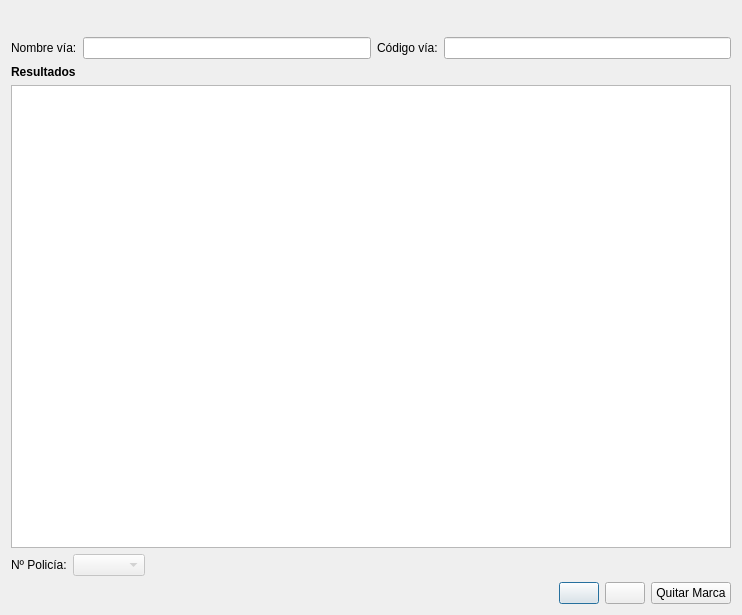
<?xml version="1.0" encoding="UTF-8"?>
<ui version="4.0">
 <class>SigCaceresDialogBase</class>
 <widget class="QDialog" name="SigCaceresDialogBase">
  <property name="geometry">
   <rect>
    <x>0</x>
    <y>0</y>
    <width>740</width>
    <height>615</height>
   </rect>
  </property>
  <property name="windowTitle">
   <string>Búsqueda Calles</string>
  </property>
  <layout class="QVBoxLayout" name="verticalLayout">
   <!-- CABECERA DE LOGOS -->
   <item>
    <layout class="QHBoxLayout" name="horizontalLayout">
     <item>
      <widget class="QLabel" name="label_iconsig">
       <property name="maximumSize">
        <size>
         <width>100</width>
         <height>50</height>
        </size>
       </property>
       <property name="pixmap">
        <pixmap>../../iconos/logo-sig.png</pixmap>
       </property>
       <property name="scaledContents">
        <bool>true</bool>
       </property>
      </widget>
     </item>
     <item>
      <spacer name="horizontalSpacer">
       <property name="orientation">
        <enum>Qt::Horizontal</enum>
       </property>
       <property name="sizeHint" stdset="0">
        <size>
         <width>55</width>
         <height>20</height>
        </size>
       </property>
      </spacer>
     </item>
     <item>
      <widget class="QLabel" name="label_iconayto">
       <property name="maximumSize">
        <size>
         <width>130</width>
         <height>50</height>
        </size>
       </property>
       <property name="pixmap">
        <pixmap>../../iconos/logo-ayto.png</pixmap>
       </property>
       <property name="scaledContents">
        <bool>true</bool>
       </property>
      </widget>
     </item>
    </layout>
   </item>

   <!-- BÚSQUEDA DE CALLES -->
   <item>
    <layout class="QHBoxLayout" name="horizontalLayout_2">
     <item>
      <widget class="QLabel" name="label_3">
       <property name="text">
        <string>Nombre vía:</string>
       </property>
      </widget>
     </item>
     <item>
      <widget class="QLineEdit" name="lineEdit_via">
       <property name="toolTip">
        <string>Nombre vía</string>
       </property>
      </widget>
     </item>
     <item>
      <widget class="QLabel" name="label_2">
       <property name="text">
        <string>Código vía:</string>
       </property>
      </widget>
     </item>
     <item>
      <widget class="QLineEdit" name="lineEdit_codigo">
       <property name="toolTip">
        <string>Código vía</string>
       </property>
      </widget>
     </item>
    </layout>
   </item>

   <!-- RESULTADOS -->
   <item>
    <layout class="QVBoxLayout" name="verticalLayout_2">
     <item>
      <widget class="QLabel" name="label_4">
       <property name="font">
        <font>
         <weight>75</weight>
         <bold>true</bold>
        </font>
       </property>
       <property name="text">
        <string>Resultados</string>
       </property>
      </widget>
     </item>
     <item>
      <widget class="QTableWidget" name="tableWidget">
       <property name="minimumSize">
        <size>
         <width>720</width>
         <height>415</height>
        </size>
       </property>
      </widget>
     </item>
    </layout>
   </item>

   <!-- NÚMERO POLICÍA -->
   <item>
    <layout class="QHBoxLayout" name="horizontalLayout_4">
     <property name="topMargin">
      <number>0</number>
     </property>
     <item>
      <widget class="QLabel" name="label_5">
       <property name="text">
        <string>Nº Policía:</string>
       </property>
      </widget>
     </item>
     <item>
      <widget class="QComboBox" name="comboBox_num_pol">
       <property name="enabled">
        <bool>false</bool>
       </property>
       <property name="toolTip">
        <string>Número Policía</string>
       </property>
      </widget>
     </item>
     <item>
      <spacer name="horizontalSpacer_4">
       <property name="orientation">
        <enum>Qt::Horizontal</enum>
       </property>
       <property name="sizeHint" stdset="0">
        <size>
         <width>55</width>
         <height>20</height>
        </size>
       </property>
      </spacer>
     </item>
    </layout>
   </item>

   <!-- BOTONES ZOOM, LIMPIAR Y QUITAR MARCA -->
   <item>
    <layout class="QHBoxLayout" name="horizontalLayout_5">
     <property name="topMargin">
      <number>0</number>
     </property>
     <item>
      <spacer name="horizontalSpacer_2">
       <property name="orientation">
        <enum>Qt::Horizontal</enum>
       </property>
       <property name="sizeHint" stdset="0">
        <size>
         <width>55</width>
         <height>20</height>
        </size>
       </property>
      </spacer>
     </item>
     <item>
      <widget class="QPushButton" name="pushButton_zoom">
       <property name="toolTip">
        <string>Zoom</string>
       </property>
       <property name="icon">
        <iconset>
         <normaloff>../../iconos/zoom.png</normaloff>../../iconos/zoom.png</iconset>
       </property>
       <property name="iconSize">
        <size>
         <width>30</width>
         <height>30</height>
        </size>
       </property>
      </widget>
     </item>
     <item>
      <widget class="QPushButton" name="pushButton_clean">
       <property name="toolTip">
        <string>Limpiar</string>
       </property>
       <property name="icon">
        <iconset>
         <normaloff>../../iconos/clean.png</normaloff>../../iconos/clean.png</iconset>
       </property>
       <property name="iconSize">
        <size>
         <width>30</width>
         <height>30</height>
        </size>
       </property>
      </widget>
     </item>
     <item>
      <widget class="QPushButton" name="pushButton_clear_marker">
       <property name="toolTip">
        <string>Quitar Marca</string>
       </property>
       <property name="text">
        <string>Quitar Marca</string>
       </property>
       <property name="icon">
        <iconset>
         <normaloff>../../iconos/delete.png</normaloff>../../iconos/delete.png</iconset>
       </property>
       <property name="iconSize">
        <size>
         <width>30</width>
         <height>30</height>
        </size>
       </property>
      </widget>
     </item>
    </layout>
   </item>
  </layout>
 </widget>
 <connections/>
</ui>
